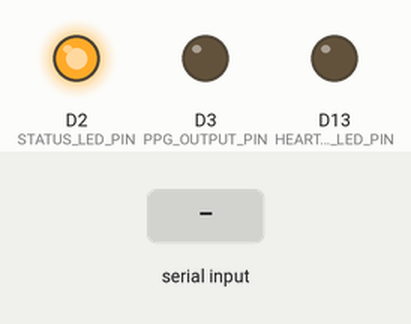
Simulated run of this sketch. Board: Arduino Nano 33 IoT. Parts: output pins drawn as LEDs (lit = HIGH). Dashed ring = blinking. The test bench sets the inputs (shaded band). Nothing arrives over Bluetooth unless stated; a phone connects over Bluetooth LE 3 s after start; what the sketch prints to the serial monitor is not drawn.

Above: at 1.2 s.
1.3 s: "restart\n" received over Serial
At 2.38 s:
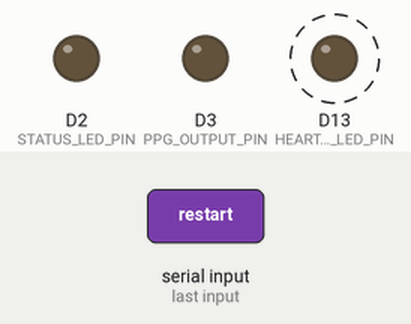
4.3 s: "reset\n" received over Serial
At 6.33 s:
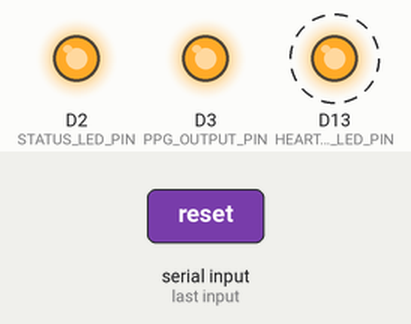
7.3 s: "loop\n" received over Serial
10.3 s: "test\n" received over Serial
Timing chart, 0 to 14.3 s (numbered marks = the images above; inputs shaded):
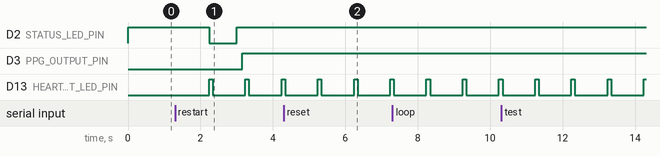

The sketch:

arduino_nano_csv_playback.ino
```cpp
/*
Arduino Nano 33 BLE Sense - TinyML with CSV ECG Data Playback
=============================================================

This version uses pre-loaded ECG data from CSV file stored in program memory
instead of reading from analog sensors. Perfect for testing the TinyML model
with real ECG data patterns.

Features:
- Plays back real ECG data from CSV file
- Full TinyML LSTM model processing
- Real-time PPG prediction
- Heart rate estimation
- BLE data streaming
- Serial data logging

Hardware Requirements:
- Arduino Nano 33 BLE Sense
- No ECG sensor needed (uses stored data)

Board Selection:
- Tools > Board > Arduino Mbed OS Nano Boards > Arduino Nano 33 BLE
*/

// Board compatibility check
#if !defined(ARDUINO_ARCH_MBED_NANO) && !defined(ARDUINO_ARCH_MBED)
  #error "This code is designed specifically for Arduino Nano 33 BLE Sense. Please select the correct board in Tools > Board."
#endif

#include "arduino_nano_tinyml_model.h"
#include <ArduinoBLE.h>

// Include ECG data from CSV
#include "ecg_data_array.h"

// Pin definitions
#define PPG_OUTPUT_PIN 3
#define HEARTBEAT_LED_PIN LED_BUILTIN
#define STATUS_LED_PIN 2

// Timing constants
#define SAMPLING_RATE 360          // Hz - ECG sampling rate
#define SAMPLING_INTERVAL_MS (1000 / SAMPLING_RATE)
#define HEARTBEAT_LED_DURATION 100 // ms
#define STATUS_UPDATE_INTERVAL 5000 // ms (less frequent for CSV mode)
#define CALIBRATION_SAMPLES 1000   // Number of samples for initial calibration

// BLE Service and Characteristics
BLEService ppgService("12345678-1234-1234-1234-123456789abc");
BLECharacteristic ecgCharacteristic("12345678-1234-1234-1234-123456789abd", BLERead | BLENotify, 20);
BLECharacteristic ppgCharacteristic("12345678-1234-1234-1234-123456789abe", BLERead | BLENotify, 20);
BLECharacteristic heartRateCharacteristic("12345678-1234-1234-1234-123456789abf", BLERead | BLENotify, 4);

// Global objects
ArduinoTinyMLModel tinyml_model;

// Global variables for CSV playback
unsigned long last_sample_time = 0;
unsigned long last_heartbeat_time = 0;
unsigned long last_status_update = 0;
uint32_t csv_data_index = 0;           // Current position in CSV data
bool csv_loop_enabled = true;          // Loop the CSV data when finished
float calibration_buffer[CALIBRATION_SAMPLES];
bool model_initialized = false;
bool calibration_complete = false;
uint16_t calibration_index = 0;

// Performance tracking
uint32_t total_samples_processed = 0;
float average_ecg_value = 0.0;
float average_ppg_value = 0.0;
unsigned long playback_start_time = 0;

void setup() {
    Serial.begin(SERIAL_BAUD_RATE);

    // Wait for serial connection in debug mode
    #if ENABLE_SERIAL_DEBUG
    while (!Serial && millis() < 5000) {
        delay(10);
    }
    #endif

    Serial.println("Arduino Nano 33 BLE Sense - TinyML CSV ECG Playback");
    Serial.println("====================================================");
    Serial.println("Board: Arduino Nano 33 BLE Sense (ARM Cortex-M4)");
    Serial.print("CPU Frequency: ");
    Serial.print(SystemCoreClock / 1000000);
    Serial.println(" MHz");

    Serial.print("ECG data points loaded: ");
    Serial.println(ECG_DATA_SIZE);
    Serial.print("Playback duration: ~");
    Serial.print((float)ECG_DATA_SIZE / SAMPLING_RATE);
    Serial.println(" seconds per loop");

    // Initialize pins
    pinMode(PPG_OUTPUT_PIN, OUTPUT);
    pinMode(HEARTBEAT_LED_PIN, OUTPUT);
    pinMode(STATUS_LED_PIN, OUTPUT);

    // Initialize BLE
    if (!BLE.begin()) {
        Serial.println("Failed to initialize BLE!");
        while (1) {
            digitalWrite(STATUS_LED_PIN, HIGH);
            delay(100);
            digitalWrite(STATUS_LED_PIN, LOW);
            delay(100);
        }
    }

    // Setup BLE service and characteristics
    setup_ble_service();

    Serial.print("Free memory: ");
    Serial.print(get_free_memory());
    Serial.println(" bytes");

    // Initialize TinyML model
    Serial.println("Initializing TinyML model...");
    if (tinyml_model.initialize()) {
        model_initialized = true;
        Serial.println("Model initialized successfully!");
        tinyml_model.print_model_info();
    } else {
        Serial.println("Failed to initialize model!");
        while (1) {
            digitalWrite(STATUS_LED_PIN, HIGH);
            delay(500);
            digitalWrite(STATUS_LED_PIN, LOW);
            delay(500);
        }
    }

    // Run self-test
    if (tinyml_model.self_test()) {
        Serial.println("Self-test passed!");
    } else {
        Serial.println("Warning: Self-test failed!");
    }

    // Start calibration phase using CSV data
    Serial.println("Starting calibration phase using CSV ECG data...");
    Serial.print("Collecting ");
    Serial.print(CALIBRATION_SAMPLES);
    Serial.println(" samples for calibration...");

    digitalWrite(STATUS_LED_PIN, HIGH); // Status LED on during calibration

    Serial.println("Setup complete. Starting CSV ECG playback...");
    Serial.println("Format: timestamp,sample_index,ecg,ppg,heart_rate");

    playback_start_time = millis();
}

void loop() {
    unsigned long current_time = millis();

    // Check if it's time for next sample
    if (current_time - last_sample_time >= SAMPLING_INTERVAL_MS) {
        last_sample_time = current_time;

        // Get ECG sample from CSV data
        float ecg_sample = get_next_ecg_sample();

        // Handle calibration phase
        if (!calibration_complete) {
            handle_calibration(ecg_sample);
            return;
        }

        // Process sample through TinyML model with fallback
        float ppg_sample = tinyml_model.predict_ppg_sample(ecg_sample);

        // Debug: Check if model is producing valid output
        static uint32_t debug_count = 0;
        debug_count++;
        if (debug_count % 360 == 0) {  // Once per second
            Serial.print("TinyML PPG: ");
            Serial.print(ppg_sample, 4);
            Serial.print(", ECG: ");
            Serial.println(ecg_sample, 1);
        }

        // Fallback: If model produces unrealistic values, use simple transformation
        if (ppg_sample <= 0.05 || ppg_sample >= 2.0 || isnan(ppg_sample)) {
            static float phase = 0;
            static float prev_ecg = 0;
            static uint32_t fail_count = 0;

            fail_count++;
            if (fail_count % 360 == 1) {  // Print once per second
                Serial.print("WARNING: LSTM failed! PPG value: ");
                Serial.print(ppg_sample, 6);
                Serial.print(", isnan: ");
                Serial.print(isnan(ppg_sample) ? "YES" : "NO");
                Serial.print(", fail_count: ");
                Serial.println(fail_count);
            }

            float ecg_normalized = (ecg_sample - 350.0) / 100.0;
            float ecg_derivative = ecg_sample - prev_ecg;
            prev_ecg = ecg_sample;

            phase += 0.1;
            float base_ppg = 0.8 + 0.3 * sin(phase);
            float ecg_influence = 0.1 * ecg_normalized + 0.05 * ecg_derivative/10.0;

            ppg_sample = base_ppg + ecg_influence;
            ppg_sample = constrain(ppg_sample, 0.1, 1.5);
        } else {
            // LSTM is working! Print success message occasionally
            static uint32_t success_count = 0;
            success_count++;
            if (success_count % 360 == 1) {
                Serial.print("SUCCESS: LSTM working! PPG: ");
                Serial.println(ppg_sample, 4);
            }
        }

        // Output PPG signal to PWM
        tinyml_model.output_ppg_to_pwm(ppg_sample, PPG_OUTPUT_PIN);

        // Update running averages
        update_running_averages(ecg_sample, ppg_sample);

        // Handle heartbeat LED
        handle_heartbeat_led();

        // Send data via BLE
        send_ble_data(ecg_sample, ppg_sample);

        // Log data to serial with CSV index
        log_csv_data_to_serial(ecg_sample, ppg_sample);

        total_samples_processed++;
    }

    // Handle BLE connections
    handle_ble_connections();

    // Periodic status updates
    handle_status_updates();

    // Handle serial commands
    handle_serial_commands();
}

float get_next_ecg_sample() {
    // Get current ECG value from array
    float ecg_value = pgm_read_float(&ecg_data_array[csv_data_index]);

    // Advance to next sample
    csv_data_index++;

    // Check if we've reached the end of data
    if (csv_data_index >= ECG_DATA_SIZE) {
        if (csv_loop_enabled) {
            csv_data_index = 0; // Loop back to beginning
            Serial.println("CSV playback looped to beginning");
        } else {
            csv_data_index = ECG_DATA_SIZE - 1; // Stay at last sample
        }
    }

    return ecg_value;
}

void setup_ble_service() {
    BLE.setLocalName("TinyML-CSV");
    BLE.setAdvertisedService(ppgService);

    ppgService.addCharacteristic(ecgCharacteristic);
    ppgService.addCharacteristic(ppgCharacteristic);
    ppgService.addCharacteristic(heartRateCharacteristic);

    BLE.addService(ppgService);

    // Set initial values (cast float to int32_t for BLE)
    ecgCharacteristic.writeValue((int32_t)0);
    ppgCharacteristic.writeValue((int32_t)0);
    heartRateCharacteristic.writeValue((int32_t)60);

    BLE.advertise();
    Serial.println("BLE service started. Advertising as 'TinyML-CSV'");
}

void handle_calibration(float ecg_sample) {
    if (calibration_index < CALIBRATION_SAMPLES) {
        calibration_buffer[calibration_index] = ecg_sample;
        calibration_index++;

        // Show calibration progress
        if (calibration_index % 100 == 0) {
            Serial.print("Calibration progress: ");
            Serial.print((calibration_index * 100) / CALIBRATION_SAMPLES);
            Serial.print("% (CSV index: ");
            Serial.print(csv_data_index);
            Serial.println(")");
        }
    } else {
        // Complete calibration
        Serial.println("Calibration complete. Processing calibration data...");

        tinyml_model.calibrate_input(calibration_buffer, CALIBRATION_SAMPLES);
        calibration_complete = true;

        digitalWrite(STATUS_LED_PIN, LOW); // Turn off status LED

        Serial.println("Model calibrated with CSV ECG data!");
        Serial.println("Starting real-time TinyML inference...");
    }
}

void update_running_averages(float ecg_sample, float ppg_sample) {
    // Simple exponential moving average
    const float alpha = 0.01; // Smoothing factor

    average_ecg_value = alpha * ecg_sample + (1.0 - alpha) * average_ecg_value;
    average_ppg_value = alpha * ppg_sample + (1.0 - alpha) * average_ppg_value;
}

void handle_heartbeat_led() {
    // Get current heart rate estimate
    float heart_rate = tinyml_model.get_heart_rate_estimate();

    // Calculate expected interval between heartbeats
    uint32_t heartbeat_interval_ms = (uint32_t)(60000.0 / heart_rate);

    // Check if it's time for next heartbeat LED flash
    unsigned long current_time = millis();
    if (current_time - last_heartbeat_time >= heartbeat_interval_ms) {
        digitalWrite(HEARTBEAT_LED_PIN, HIGH);
        last_heartbeat_time = current_time;
    }

    // Turn off LED after duration
    if (digitalRead(HEARTBEAT_LED_PIN) == HIGH &&
        (current_time - last_heartbeat_time >= HEARTBEAT_LED_DURATION)) {
        digitalWrite(HEARTBEAT_LED_PIN, LOW);
    }
}

void send_ble_data(float ecg_sample, float ppg_sample) {
    if (BLE.connected()) {
        // Send ECG value (convert float to int32_t for BLE)
        int32_t ecg_int = (int32_t)(ecg_sample * 1000); // Scale by 1000 for precision
        ecgCharacteristic.writeValue(ecg_int);

        // Send PPG value (convert float to int32_t for BLE)
        int32_t ppg_int = (int32_t)(ppg_sample * 1000); // Scale by 1000 for precision
        ppgCharacteristic.writeValue(ppg_int);

        // Send heart rate (less frequently to avoid overwhelming)
        static uint32_t ble_counter = 0;
        if (ble_counter % 10 == 0) { // Send heart rate every 10 samples
            float heart_rate = tinyml_model.get_heart_rate_estimate();
            int32_t hr_int = (int32_t)heart_rate; // Heart rate as integer BPM
            heartRateCharacteristic.writeValue(hr_int);
        }
        ble_counter++;
    }
}

void log_csv_data_to_serial(float ecg, float ppg) {
    #if ENABLE_SERIAL_DEBUG
    Serial.print(millis());
    Serial.print(",");
    Serial.print(csv_data_index);
    Serial.print(",");
    Serial.print(ecg, 4);
    Serial.print(",");
    Serial.print(ppg, 4);
    Serial.print(",");
    Serial.println(tinyml_model.get_heart_rate_estimate(), 1);
    #endif
}

void handle_ble_connections() {
    BLEDevice central = BLE.central();

    static bool was_connected = false;
    bool is_connected = central.connected();

    // Connection status changes
    if (is_connected && !was_connected) {
        Serial.print("Connected to central: ");
        Serial.println(central.address());
        digitalWrite(STATUS_LED_PIN, HIGH);
    } else if (!is_connected && was_connected) {
        Serial.println("Disconnected from central");
        digitalWrite(STATUS_LED_PIN, LOW);
    }

    was_connected = is_connected;
}

void handle_status_updates() {
    unsigned long current_time = millis();

    if (current_time - last_status_update >= STATUS_UPDATE_INTERVAL) {
        last_status_update = current_time;

        if (calibration_complete) {
            print_status_summary();
        }
    }
}

void print_status_summary() {
    Serial.println("=== CSV Playback Status ===");
    Serial.print("Playback time: ");
    Serial.print((millis() - playback_start_time) / 1000);
    Serial.println(" seconds");

    Serial.print("CSV data position: ");
    Serial.print(csv_data_index);
    Serial.print("/");
    Serial.print(ECG_DATA_SIZE);
    Serial.print(" (");
    Serial.print((csv_data_index * 100) / ECG_DATA_SIZE);
    Serial.println("%)");

    Serial.print("Samples processed: ");
    Serial.println(total_samples_processed);

    Serial.print("Sample rate: ");
    if (total_samples_processed > 0) {
        float actual_rate = (float)total_samples_processed * 1000.0 / (millis() - playback_start_time);
        Serial.print(actual_rate, 1);
        Serial.println(" Hz");
    } else {
        Serial.println("N/A");
    }

    Serial.print("Average ECG: ");
    Serial.println(average_ecg_value, 4);

    Serial.print("Average PPG: ");
    Serial.println(average_ppg_value, 4);

    Serial.print("Heart rate: ");
    Serial.print(tinyml_model.get_heart_rate_estimate(), 1);
    Serial.println(" BPM");

    Serial.print("Peak count: ");
    Serial.println(tinyml_model.get_peak_count());

    Serial.print("BLE status: ");
    Serial.println(BLE.connected() ? "Connected" : "Disconnected");

    Serial.print("Free memory: ");
    Serial.print(get_free_memory());
    Serial.println(" bytes");

    // Print model performance metrics
    tinyml_model.print_performance_metrics();

    Serial.println("===========================");
}

void handle_serial_commands() {
    if (Serial.available()) {
        String command = Serial.readStringUntil('\n');
        command.trim();

        if (command == "status") {
            print_status_summary();
        } else if (command == "reset") {
            Serial.println("Resetting model and CSV playback...");
            tinyml_model.reset_model();
            csv_data_index = 0;
            total_samples_processed = 0;
            playback_start_time = millis();
            Serial.println("Reset complete.");
        } else if (command == "loop") {
            csv_loop_enabled = !csv_loop_enabled;
            Serial.print("CSV looping: ");
            Serial.println(csv_loop_enabled ? "ENABLED" : "DISABLED");
        } else if (command == "restart") {
            Serial.println("Restarting CSV playback from beginning...");
            csv_data_index = 0;
            playback_start_time = millis();
            total_samples_processed = 0;
        } else if (command == "test") {
            Serial.println("Running self-test...");
            bool result = tinyml_model.self_test();
            Serial.print("Self-test result: ");
            Serial.println(result ? "PASSED" : "FAILED");
        } else if (command == "help") {
            print_help();
        } else if (command.length() > 0) {
            Serial.print("Unknown command: ");
            Serial.println(command);
            Serial.println("Type 'help' for available commands.");
        }
    }
}

void print_help() {
    Serial.println("=== Available Commands ===");
    Serial.println("status    - Print current status and metrics");
    Serial.println("reset     - Reset model and restart CSV playback");
    Serial.println("loop      - Toggle CSV looping on/off");
    Serial.println("restart   - Restart CSV from beginning");
    Serial.println("test      - Run model self-test");
    Serial.println("help      - Show this help message");
    Serial.println("==========================");
}
```

Source omitted: del_weights.cpp (data table, 6210 bytes), uino_nano_tinyml_model.cpp (22931 bytes), arduino_nano_tinyml_model.h (6616 bytes), ecg_data_array.h (135513 bytes)

Measured:
- after the input at 4.3 s, D3 (PPG_OUTPUT_PIN): stays HIGH (without the input it goes to HIGH after 2.4 s)
- by itself, D13 (HEARTBEAT_LED_PIN): alternates HIGH for 0.10 s and LOW for 0.90 s
